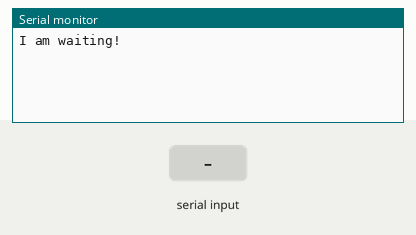
Recording of a sketch running on a simulated Arduino Uno, built with avr-gcc and run on an emulated ATmega328P. On the bench: the last lines printed to the serial monitor. The inputs (shaded band) are chosen by the test bench.

Above: at 1.2 s.
1.3 s: "1\n" received over Serial
At 2.8 s:
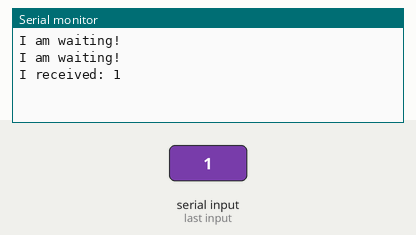
3.5 s: "0\n" received over Serial
At 4.4 s:
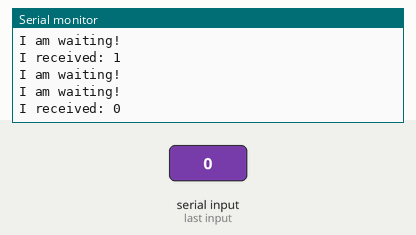
5.0 s: "2\n" received over Serial
At 5.8 s:
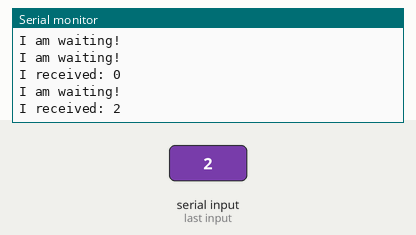

Measured:
- after the input at 1.3 s, the serial monitor: prints a new line after 0.72 s (image 1)
- after the input at 3.5 s, the serial monitor: prints a new line after 0.52 s (image 2)
- after the input at 5.0 s, the serial monitor: prints a new line at once (image 3)

The sketch:

prototype.ino
```cpp
    char line[500] = "";   // 传入的串行数据
    int ret = 0;

    void setup() {
      Serial.begin(9600);     // 打开串口，设置数据传输速率9600
    }

    void loop() {

      // 纯口可用时操作
      if (Serial.available() > 0) {
        // 读取传入的数据:  读到 \n 为止，或者最多 500 个字符
        ret = Serial.readBytesUntil('\n', line, 500);

        //打印你得到的：
        Serial.print("I received: ");
        Serial.println(line);
      }
      // 每1秒做一个输出
      delay(1000);
      Serial.println("I am waiting! ");
    }
```
